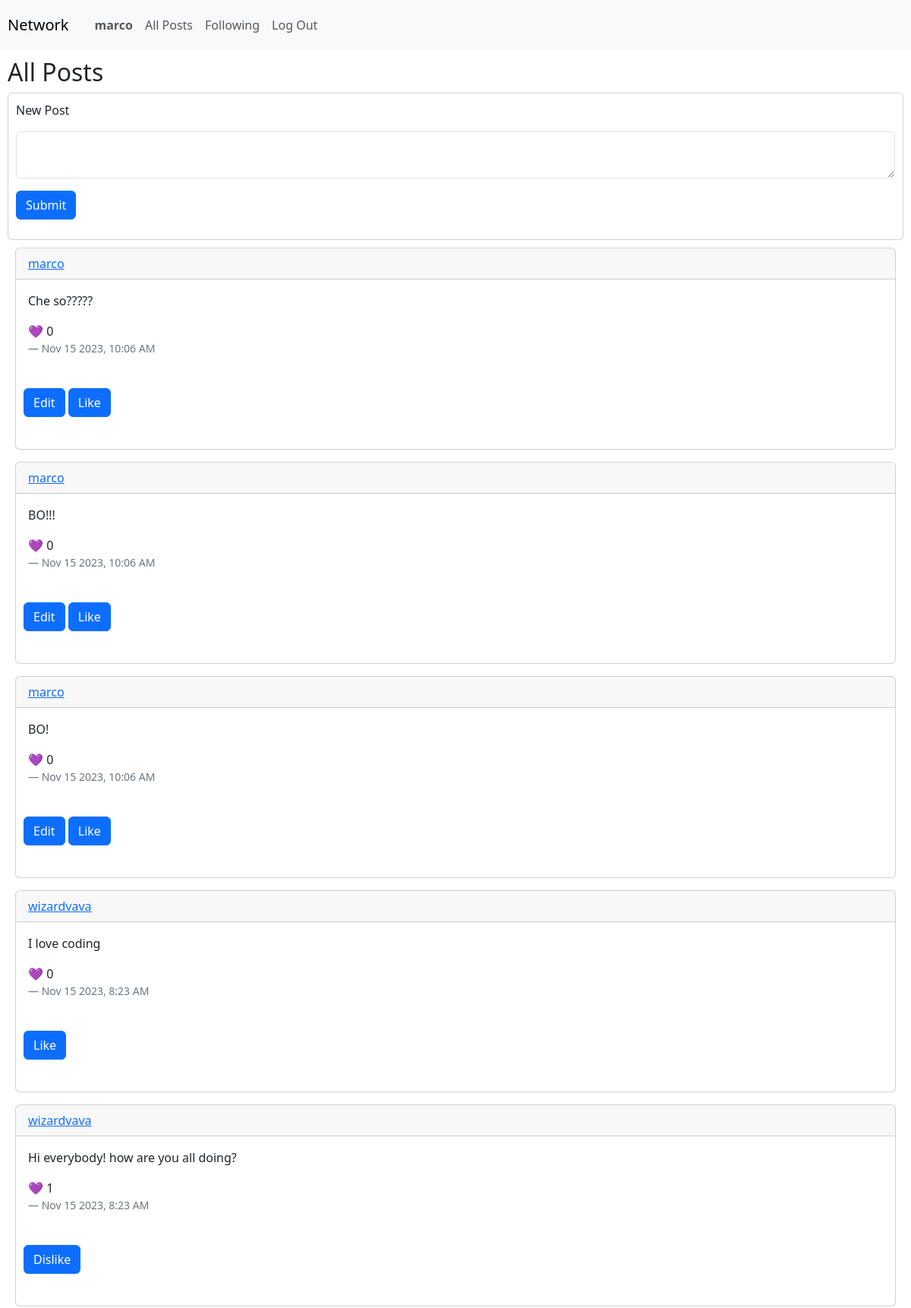
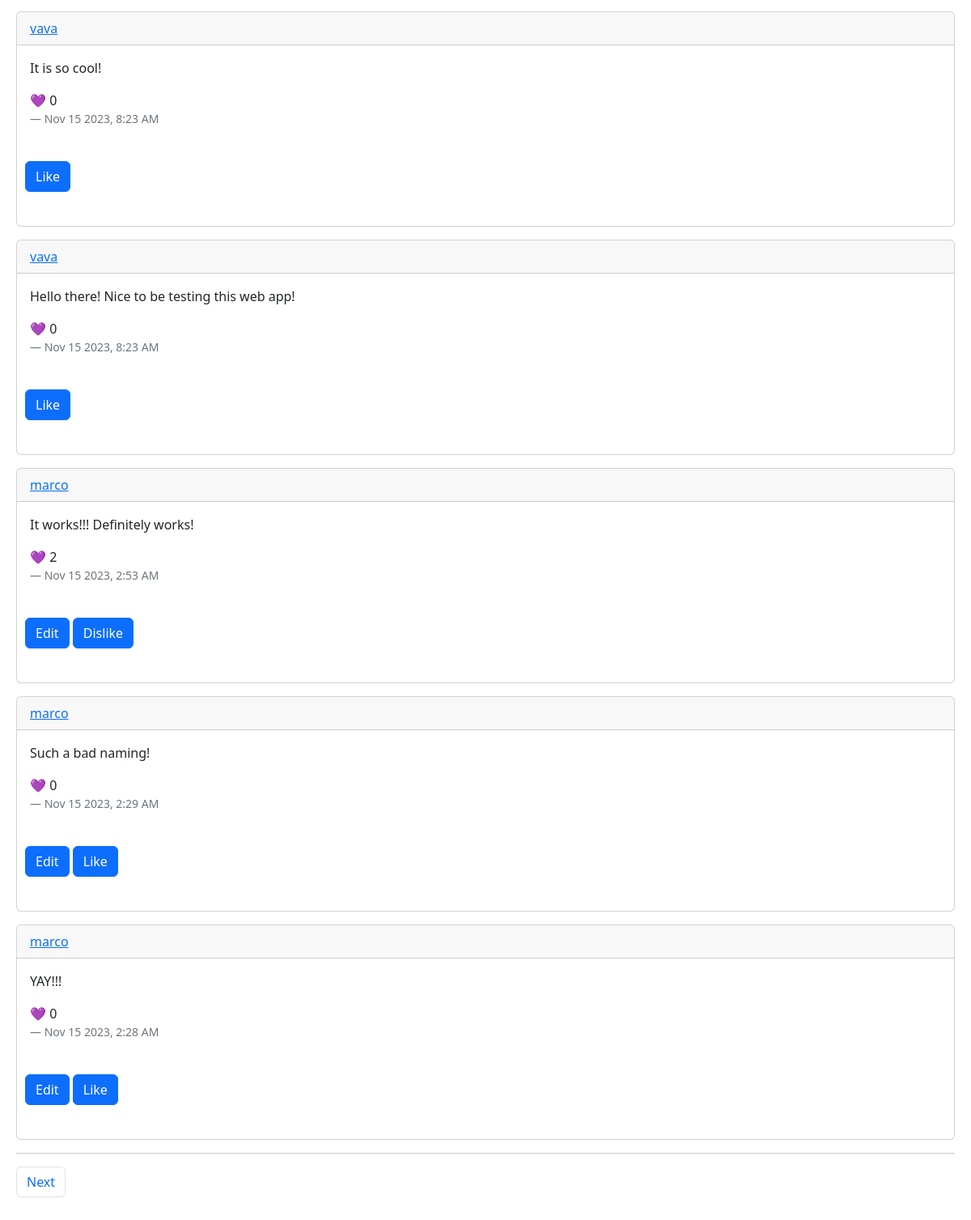
/ (signed in), run on the app's committed database (2 pictures, top to bottom).
### network/models.py (models this page shows, shortened)
class User(AbstractUser):
    pass

class Post(models.Model):
    user = models.ForeignKey(User, on_delete=models.CASCADE, related_name='posts')
    timestamp = models.CharField(max_length=64)
    content = models.CharField(max_length=140)
    likes = models.IntegerField(default=0)

### network/views.py (the view, shortened to what this page needs)
# urls.py: path("", views.index, name="index"),
def index(request):
    header = "All Posts"
    if request.method == "GET":
        likes = Like.objects.all()
        posts = Post.objects.all().order_by("-id")
        paginator = Paginator(posts, 10)
        page_number = request.GET.get('page')
        page_obj = paginator.get_page(page_number)
        liked_post = list()
        try:
            for like in likes:
                if request.user.id == like.user.id:
                    liked_post.append(like.post.id)
        except:
            liked_post = []
        return render(request, "network/index.html", {
            "posts": page_obj, "comments": True, "header": header, "likes": liked_post})

### network/templates/network/index.html (shortened to what this page needs)
{% extends "network/layout.html" %}
{% block body %}
    <h2 id="header">{{ header }}</h2>
    {% if user.is_authenticated %}
        {% if comments == True %}
            <div class="card padding">
                <p>New Post</p>
                <form action="{% url 'index' %}" method="post">
                    <div class="mb-3">
                        <textarea class="form-control" name="content" id="content"></textarea>
                    </div>
                    <div class="mb-3">
                        <input type="submit" value="Submit" class="btn btn-primary" id="postingBtn">
                    </div>
                </form>
            </div>
        {% endif %}
        <div class="padding">
            {% for post in posts %}
                <div class="card mb-3">
                    <div class="card-header">
                        <a href="{% url 'user_page' user=post.user.id %}">{{ post.user }}</a>
                    </div>
                    <div class="card-body">
                        <p class="card-text">{{ post.content }}</p>
                        <p class="card-text">&#128156 {{ post.likes }}</p>
                        <footer class="blockquote-footer">{{ post.timestamp}}</footer>
                    </div>
                    <div class="mb-3 padding">
                        {% if user.id == post.user.id %}
                        <button type="button" class="btn btn-primary mb-3" id="editBtn{{ post.id }}" onclick="showEdit({{ post.id }})">Edit</button>
                        {% endif %}
                        {% if post.id in likes %}
                            <button class="btn btn-primary mb-3" id="likeBtn{{ post.id }}" onclick="dislike({{ post.id }})">Dislike</button>
                        {% else %}
                            <button class="btn btn-primary mb-3" id="likeBtn{{ post.id }}" onclick="like({{ post.id }})">Like</button>
                        {% endif %}
                    </div>
                </div>
            {% endfor %}
            <hr>
            <div>
                <nav aria-label="Page navigation example">
                    <ul class="pagination">
                        {% if posts.has_next %}
                            <li class="page-item"><a class="page-link" href="?page={{ posts.next_page_number }}">Next</a></li>
                        {% endif %}
                    </ul>
                </nav>
            </div>
        </div>
    {% endif %}
{% endblock %}

### network/templates/network/layout.html (shortened to what this page needs)
{% load static %}
<!DOCTYPE html>
<html lang="en">
    <head>
        <link href="https://cdn.jsdelivr.net/npm/bootstrap@5.3.2/dist/css/bootstrap.min.css" rel="stylesheet">
        <link href="{% static 'network/styles.css' %}" rel="stylesheet">
    </head>
    <body>
        <nav class="navbar navbar-expand-lg navbar-light bg-light">
            <a class="navbar-brand padding" href="#">Network</a>
            <div>
              <ul class="navbar-nav mr-auto">
                {% if user.is_authenticated %}
                    <li class="nav-item">
                        <a class="nav-link" href="{% url 'user_page' user=user.id %}"><strong>{{ user.username }}</strong></a>
                    </li>
                {% endif %}
                <li class="nav-item">
                  <a class="nav-link" href="{% url 'index' %}">All Posts</a>
                </li>
                {% if user.is_authenticated %}
                    <li class="nav-item">
                        <a class="nav-link" href="{% url 'following' %}">Following</a>
                    </li>
                    <li class="nav-item">
                        <a class="nav-link" href="{% url 'logout' %}">Log Out</a>
                    </li>
                {% endif %}
              </ul>
            </div>
          </nav>
        <div class="body padding">
            {% block body %}
            {% endblock %}
        </div>
    </body>
</html>

### network/static/network/styles.css (style rules this page uses)
.padding { padding: 10px; }

### data on the page
User: username "marco"
Post: user "marco", content "Che so?????", likes "0", timestamp "Nov 15 2023, 10:06 AM"
Post: user "marco", content "BO!!!", likes "0", timestamp "Nov 15 2023, 10:06 AM"
Post: user "marco", content "BO!", likes "0", timestamp "Nov 15 2023, 10:06 AM"
Post: user "wizardvava", content "I love coding", likes "0", timestamp "Nov 15 2023, 8:23 AM"
Post: user "wizardvava", content "Hi everybody! how are you all doing?", likes "1", timestamp "Nov 15 2023, 8:23 AM"
Post: user "vava", content "It is so cool!", likes "0", timestamp "Nov 15 2023, 8:23 AM"
Post: user "vava", content "Hello there! Nice to be testing this web app!", likes "0", timestamp "Nov 15 2023, 8:23 AM"
Post: user "marco", content "It works!!! Definitely works!", likes "2", timestamp "Nov 15 2023, 2:53 AM"
Post: user "marco", content "Such a bad naming!", likes "0", timestamp "Nov 15 2023, 2:29 AM"
Post: user "marco", content "YAY!!!", likes "0", timestamp "Nov 15 2023, 2:28 AM"

### other printed values
{{ header }} "All Posts"
